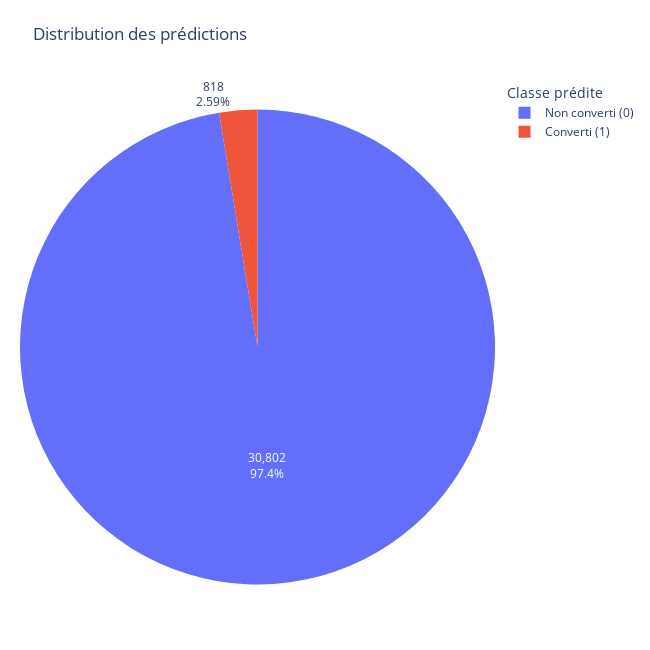

Notebook code for this chart:
### Code cell
dist = submission["converted"].value_counts().sort_index().reset_index()
dist.columns = ["converted", "count"]
dist["label"] = dist["converted"].map({0: "Non converti (0)", 1: "Converti (1)"})

fig = px.pie(
    dist,
    names="label",
    values="count",
    title="Distribution des prédictions",
)

fig.update_traces(textinfo="percent+value")  # % + effectif

fig.update_layout(
    width=650, height=650,                 # carré
    legend_title_text="Classe prédite",
    margin=dict(t=80, l=20, r=20, b=20),
)
fig.show()

### Figure 1 — Plotly figure (JSON) as saved in the notebook; plotly's stock layout.template omitted (floating-point values rounded to 4 significant figures)
{"data": [{"domain": {"x": [0, 1], "y": [0, 1]}, "hovertemplate": "label=%{label}<br>count=%{value}<extra></extra>", "labels": ["Non converti (0)", "Converti (1)"], "legendgroup": "", "name": "", "showlegend": true, "textinfo": "percent+value", "type": "pie", "values": [30802, 818]}], "layout": {"height": 650, "legend": {"title": {"text": "Classe prédite"}, "tracegroupgap": 0}, "margin": {"b": 20, "l": 20, "r": 20, "t": 80}, "title": {"text": "Distribution des prédictions"}, "width": 650}}
